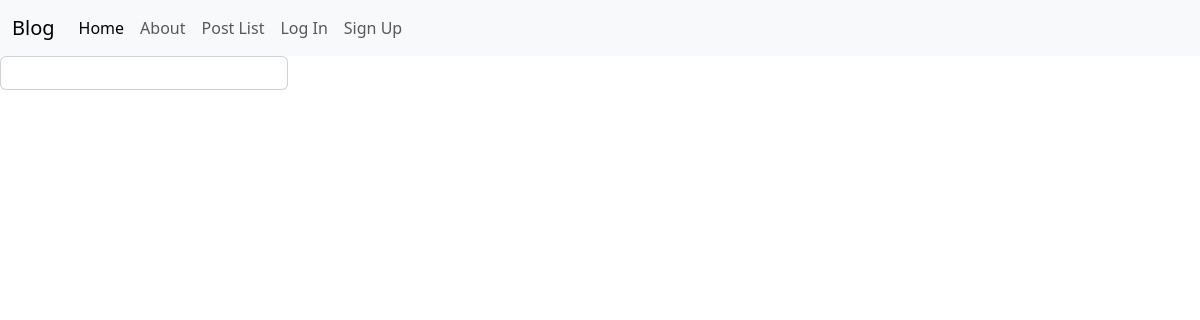
The app's page /posts/list/, older data.
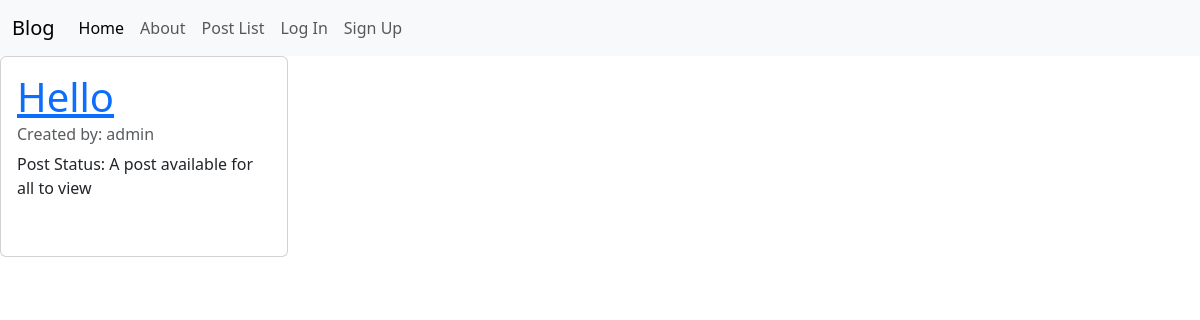
The same page, newer data.
### posts/models.py (models this page shows, shortened)
class Post(models.Model):
    title = models.CharField(max_length=128)
    subtitle = models.CharField(max_length=256)
    body = models.TextField()
    author = models.ForeignKey(
        get_user_model(),
        on_delete=models.CASCADE
    )
    created_on = models.DateTimeField(auto_now_add=True)
    status = models.ForeignKey(
        Status,
        on_delete=models.CASCADE
    )
    def __str__(self):
        return self.title

class Status(models.Model):
    name = models.CharField(max_length=128, unique=True)
    description = models.CharField(max_length=256, help_text="Write a description about the status: ")

### posts/views.py (the view)
# urls.py: path('list/', PostListView.as_view(), name='posts'),
class PostListView(ListView):
    template_name = "posts/list.html"
    context_object_name = "post_list"
    status = Status.objects.get(name="published")
    queryset = Post.objects.filter(status=status).order_by("created_on").reverse()
    def get_context_data(self, **kwargs):
        context = super().get_context_data(**kwargs)
        print(context)
        return(context)

### templates/posts/list.html (shortened to what this page needs)
{% extends 'base.html' %}
{% load crispy_forms_tags %}
{% block content %}
    <div class="card" style="width: 18rem;">
        <div class="card-body">
            {% for item in post_list %}
            <h1 class="card-title"><a href="{% url 'post_detail' item.id %}">{{item.title}}</a></h1>
            <h6 class="card-subtitle mb-2 text-body-secondary">Created by: {{ item.author }}</h6>
            <p class="card-text">Post Status: {{ item.status.description  }}</p>
            <br>
            {% endfor %}
        </div>
    </div>
{% endblock %}

Row changes from the older to the newer data that the page shows:
added Post: title "Hello", author "admin", status.description "A post available for all to view"
